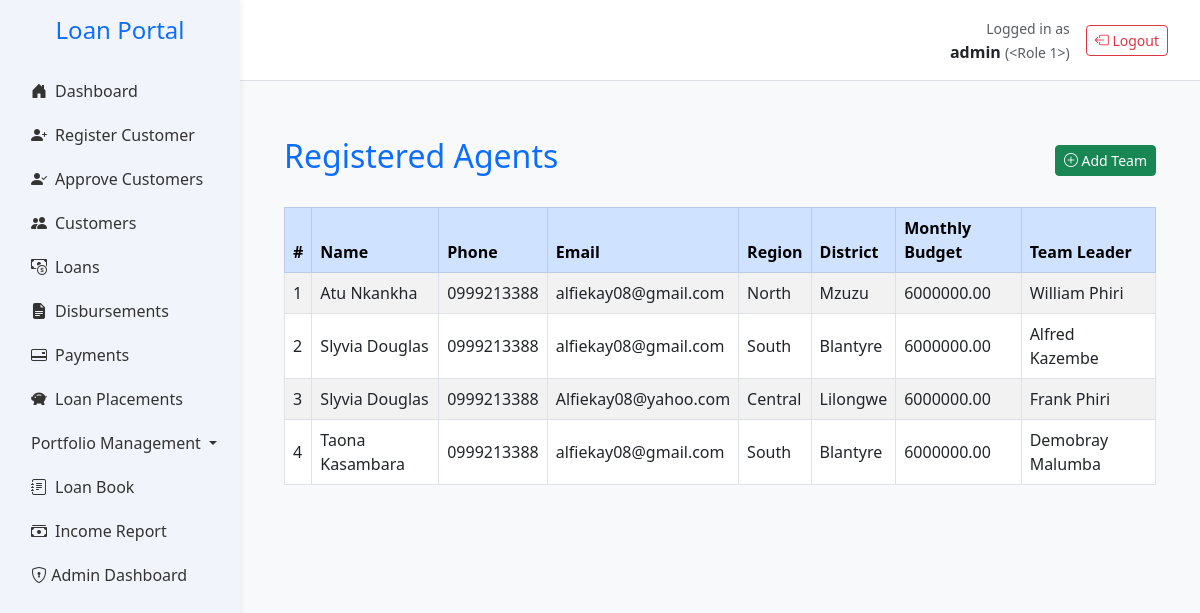
/agents (signed in), run on an earlier commit of the app's database.
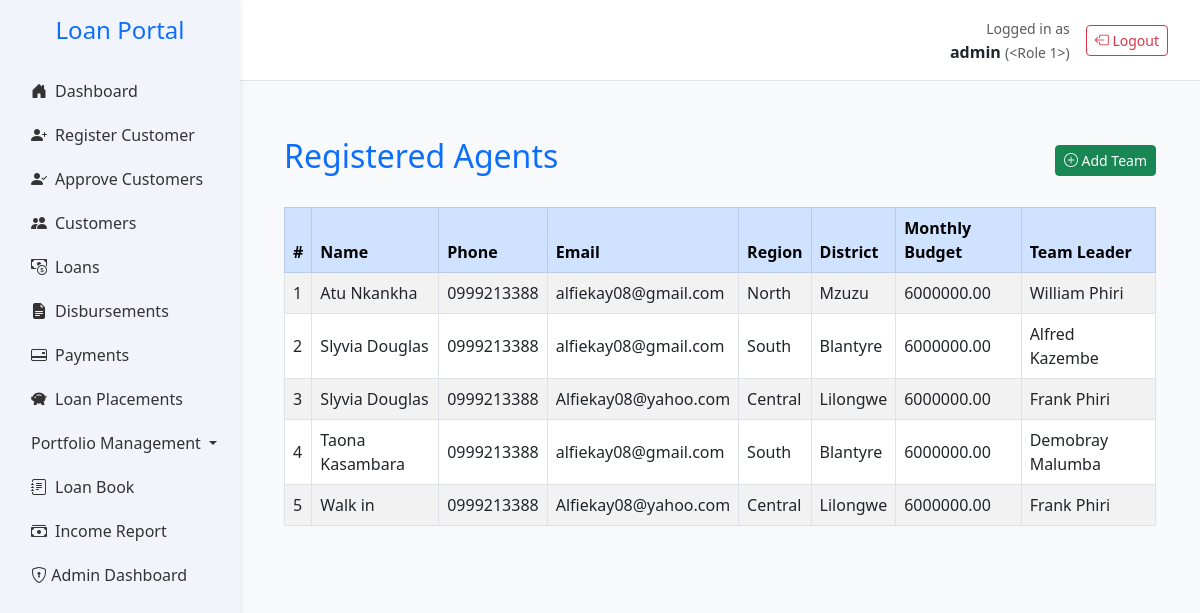
And on a later commit of the database.
### app.py (models this page shows, shortened)
class User(db.Model, UserMixin):
    __tablename__ = 'users'
    id = db.Column(db.Integer, primary_key=True)
    username = db.Column(db.String(100), unique=True)  # ✅
    password_hash = db.Column(db.String(512), nullable=False)  # ✅
    email = db.Column(db.String(150), nullable=False)  # ✅
    active = db.Column(db.Boolean, default=True, nullable=False)  # ✅
    role_id = db.Column(db.Integer, db.ForeignKey('roles.id', name='fk_users_role_id'))
    role = db.relationship('Role', backref='users')
    __table_args__ = (
        db.UniqueConstraint('username', name='uq_users_username'),
        db.UniqueConstraint('email', name='uq_users_email'),
    )

class Agent(db.Model):
    __tablename__ = 'agents'
    id = db.Column(db.Integer, primary_key=True)
    name = db.Column(db.String(100), nullable=False)
    contact = db.Column(db.String(20))
    email = db.Column(db.String(100))
    district = db.Column(db.String(100))
    region = db.Column(db.String(100))
    monthly_budget = db.Column(db.Float, default=0.0)
    role = db.Column(db.String(50))
    active = db.Column(db.Boolean, default=True)
    team_leader_id = db.Column(db.Integer, db.ForeignKey('agents.id'), nullable=True)
    team_leader = db.relationship('Agent', remote_side=[id], backref='team_members')
    customers = db.relationship('Customer', back_populates='agent', lazy=True)

### app.py (the view)
@app.route('/agents')
@login_required
@role_required('admin')  # Optional: if you want to restrict access
def view_agents():
    agents = Agent.query \
        .filter_by(role='Agent') \
        .order_by(Agent.name.asc()) \
        .all()
    return render_template('agents/view_agents.html', agents=agents)

### app.py (called while the page is built)
def role_required(*roles):
    def decorator(f):
        @wraps(f)
        def wrapper(*args, **kwargs):
            if not current_user.is_authenticated:
                flash("Please log in to access this page.", "warning")
                return redirect(url_for("login"))
            print(f"🔍 Current user: {current_user.username}, Role: {current_user.role.name}")
            if current_user.role.name not in roles:
                flash("You do not have permission to access this page.", "danger")
                return redirect(url_for("home"))
            return f(*args, **kwargs)
        return wrapper
    return decorator

@login_manager.user_loader
def load_user(user_id):
    return User.query.get(int(user_id))

@app.context_processor
def inject_notifications():
    if not current_user.is_authenticated:
        return dict(notifications=[])
    try:
        unread = Notification.query.filter_by(
            recipient_id=current_user.id,
            is_read=False
        ).order_by(Notification.timestamp.desc()).all()
        return dict(notifications=unread)
    except ProgrammingError as e:
        if "email_recipients" in str(e):
            current_app.logger.error("Notification schema mismatch, returning empty list")
            return dict(notifications=[])
        raise
    except Exception as e:
        current_app.logger.error(f"Unexpected error fetching notifications: {str(e)}")
        return dict(notifications=[])
    return dict(notifications=[])

### templates/agents/view_agents.html (shortened to what this page needs)
{% extends 'base.html' %}
{% block content %}
<div class="container mt-4">
    <div class="d-flex justify-content-between align-items-center mb-4">
        <h2 class="text-primary">Registered Agents</h2>
        <a href="{{ url_for('add_team_with_agents') }}" class="btn btn-sm btn-success">
            <i class="bi bi-plus-circle"></i> Add Team
        </a>
    </div>
    {% if agents %}
    <div class="table-responsive">
        <table class="table table-striped table-bordered align-middle">
            <thead class="table-primary">
                <tr>
                    <th>#</th>
                    <th>Name</th>
                    <th>Phone</th>
                    <th>Email</th>
                    <th>Region</th>
                    <th>District</th>
                    <th>Monthly Budget</th>
                    <th>Team Leader</th>
                </tr>
            </thead>
            <tbody>
                {% for agent in agents %}
                <tr>
                    <td>{{ loop.index }}</td>
                    <td>{{ agent.name }}</td>
                    <td>{{ agent.contact or '-' }}</td>
                    <td>{{ agent.email or '-' }}</td>
                    <td>{{ agent.region or '-' }}</td>
                    <td>{{ agent.district or '-' }}</td>
                    <td>{{ "%.2f"|format(agent.monthly_budget or 0) }}</td>
                    <td>{{ agent.team_leader.name if agent.team_leader else '-' }}</td>
                </tr>
                {% endfor %}
            </tbody>
        </table>
    </div>
    {% else %}
    <div class="alert alert-info" role="alert">
        No agents registered yet. <a href="{{ url_for('add_team_with_agents') }}" class="alert-link">Add a team</a> to get started.
    </div>
    {% endif %}
</div>
{% endblock %}

### templates/base.html (shortened to what this page needs)
<!DOCTYPE html>
<html lang="en">
<head>
    <link href="https://cdn.jsdelivr.net/npm/bootstrap@5.3.0/dist/css/bootstrap.min.css" rel="stylesheet">
    <link href="https://cdn.jsdelivr.net/npm/bootstrap-icons@1.10.5/font/bootstrap-icons.css" rel="stylesheet">
    <link href="https://cdn.jsdelivr.net/npm/bootstrap-icons@1.10.0/font/bootstrap-icons.css" rel="stylesheet">
</head>
<body>
    <div class="sidebar">
        <h4 class="text-center text-primary mb-4">Loan Portal</h4>
        <ul class="nav flex-column px-3">
            <li class="nav-item">
                <a class="nav-link {% if request.endpoint == 'home' %}active{% endif %}" href="{{ url_for('home') }}">
                    <i class="bi bi-house-door-fill me-2"></i>Dashboard
                </a>
            </li>
            <li class="nav-item">
                <a class="nav-link {% if request.endpoint == 'register_customer_debug' %}active{% endif %}" href="{{ url_for('register_customer_debug') }}">
                    <i class="bi bi-person-plus-fill me-2"></i>Register Customer
                </a>
                </li>
            <li class="nav-item">
            <a class="nav-link {% if request.endpoint == 'approve_customers' %}active{% endif %}" href="{{ url_for('approve_customers') }}">
                <i class="bi bi-person-check-fill me-2"></i>Approve Customers
            </a>
            </li>
            <li class="nav-item">
                <a class="nav-link {% if request.endpoint == 'customers' %}active{% endif %}" href="{{ url_for('customers') }}">
                    <i class="bi bi-people-fill me-2"></i>Customers
                </a>
            </li>
            <li class="nav-item">
                <a class="nav-link {% if request.endpoint == 'view_loans' %}active{% endif %}" href="{{ url_for('view_loans') }}">
                    <i class="bi bi-cash-coin me-2"></i>Loans
                </a>
            </li>
            <li class="nav-item">
                <a class="nav-link {% if request.endpoint == 'disbursements' %}active{% endif %}" href="{{ url_for('disbursements') }}">
                    <i class="bi bi-file-earmark-text-fill me-2"></i>Disbursements
                </a>
            </li>
            <li class="nav-item">
                <a class="nav-link {% if request.endpoint == 'payments' %}active{% endif %}" href="{{ url_for('payments') }}">
                    <i class="bi bi-credit-card-2-back me-2"></i>Payments
                </a>
            </li>
            <li class="nav-item">
                <a class="nav-link {% if request.endpoint == 'view_placements' %}active{% endif %}" href="{{ url_for('view_placements') }}">
                    <i class="bi bi-piggy-bank-fill me-2"></i>Loan Placements
                </a>
            </li>
            <li class="nav-item dropdown {% if request.endpoint in ['view_arrears', 'par_trend', 'arrears_trend', arrears_waterfall] %}active{% endif %}">
            <a class="nav-link dropdown-toggle" href="#" id="portfolioDropdown" role="button" data-bs-toggle="dropdown" aria-expanded="false">
                Portfolio Management
            </a>
            </li>
            <li class="nav-item">
                <a class="nav-link {% if request.endpoint == 'loanbook' %}active{% endif %}" href="{{ url_for('loanbook') }}">
                    <i class="bi bi-journal-text me-2"></i>Loan Book
                </a>
            <li class="nav-item">
                <a class="nav-link {% if request.endpoint == 'income_report' %}active{% endif %}" href="{{ url_for('income_report') }}">
                    <i class="bi bi-cash-stack me-2"></i>Income Report
                </a>
            </li>
                {% if current_user.is_authenticated and current_user.role.name == 'admin' %}
                    <li class="nav-item">
                     <a class="nav-link" href="{{ url_for('admin_dashboard') }}">
                    <i class="bi bi-shield-lock"></i> Admin Dashboard
                </a>
            </li>
            {% endif %}
        </ul>
    </div>
    <div class="topbar d-flex justify-content-between align-items-center">
        {% if current_user.is_authenticated %}
        <div class="d-flex align-items-center">
            <div class="me-3 text-end">
                <small class="text-muted">Logged in as</small><br>
                <strong>{{ current_user.username }}</strong>
                <small class="text-muted">({{ current_user.role|title }})</small>
            </div>
            <a href="{{ url_for('logout') }}" class="btn btn-outline-danger btn-sm">
                <i class="bi bi-box-arrow-left"></i> Logout
            </a>
        </div>
        {% endif %}
    </div>
    <div class="main">
        {% block content %}{% endblock %}
    </div>
</body>
</html>

### templates/base.html (style rules this page uses)
:root { --main-blue: #007bff; --sidebar-bg: #f1f5fb; --sidebar-hover: #dbeafe; }
body { overflow-x: hidden; background-color: #f8f9fa; }
.sidebar { height: 100vh; position: fixed; width: 240px; background-color: var(--sidebar-bg); padding-top: 1rem; box-shadow: 2px 0 5px rgba(0, 0, 0, 0.05); }
.main { margin-left: 240px; padding: 2rem; }
.nav-link { color: #333; font-weight: 500; padding: 10px 15px; border-radius: 6px; transition: all 0.2s ease-in-out; }
.nav-link i { width: 20px; }
.topbar { background-color: white; margin-left: 240px; padding: 1rem 2rem; border-bottom: 1px solid #dee2e6; }

What changed in the data, as far as the page shows it:
added Agent: name "Walk in", contact "0999213388", email "Alfiekay08@yahoo.com", region "Central", district "Lilongwe", monthly_budget "6000000.00", team_leader "Frank Phiri"
